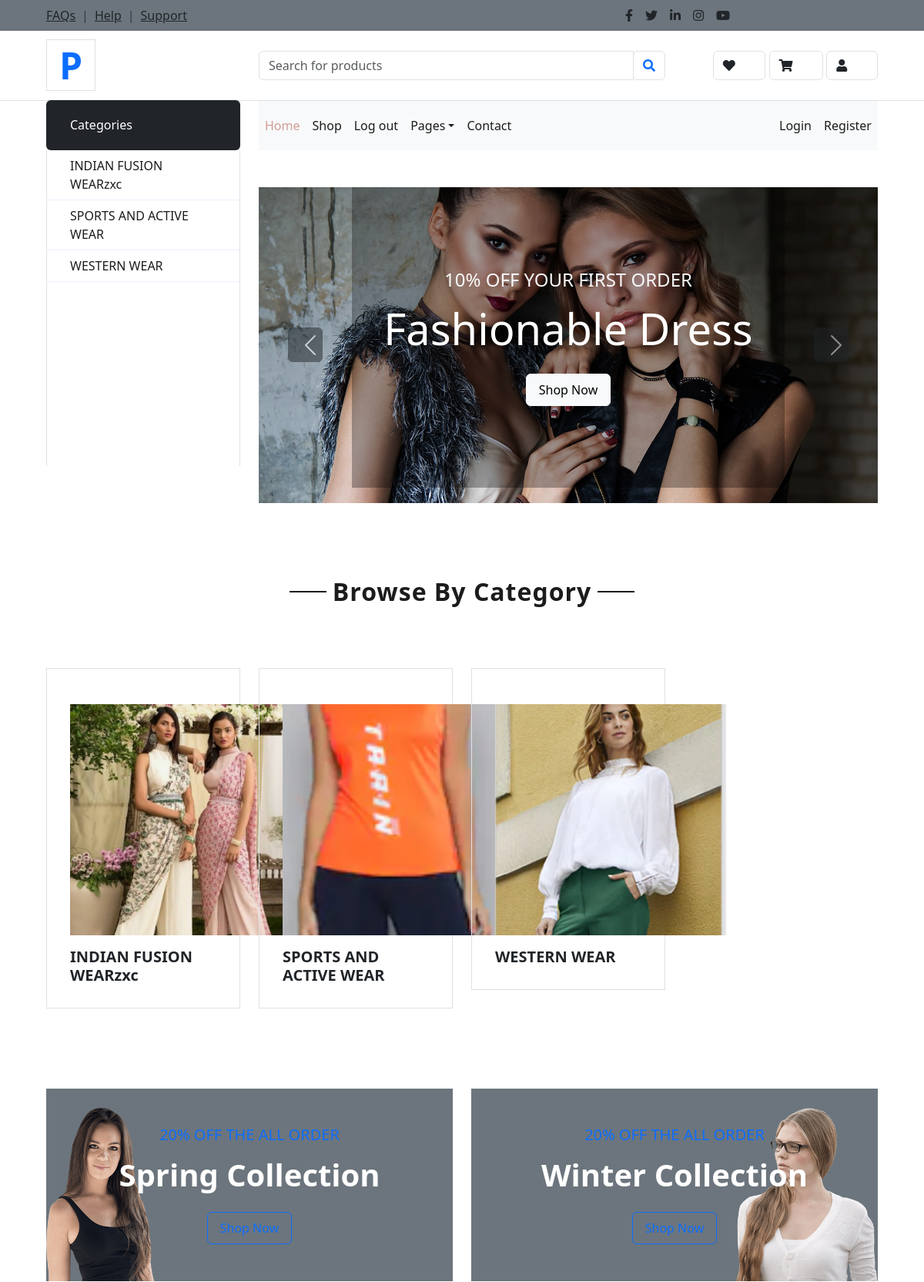
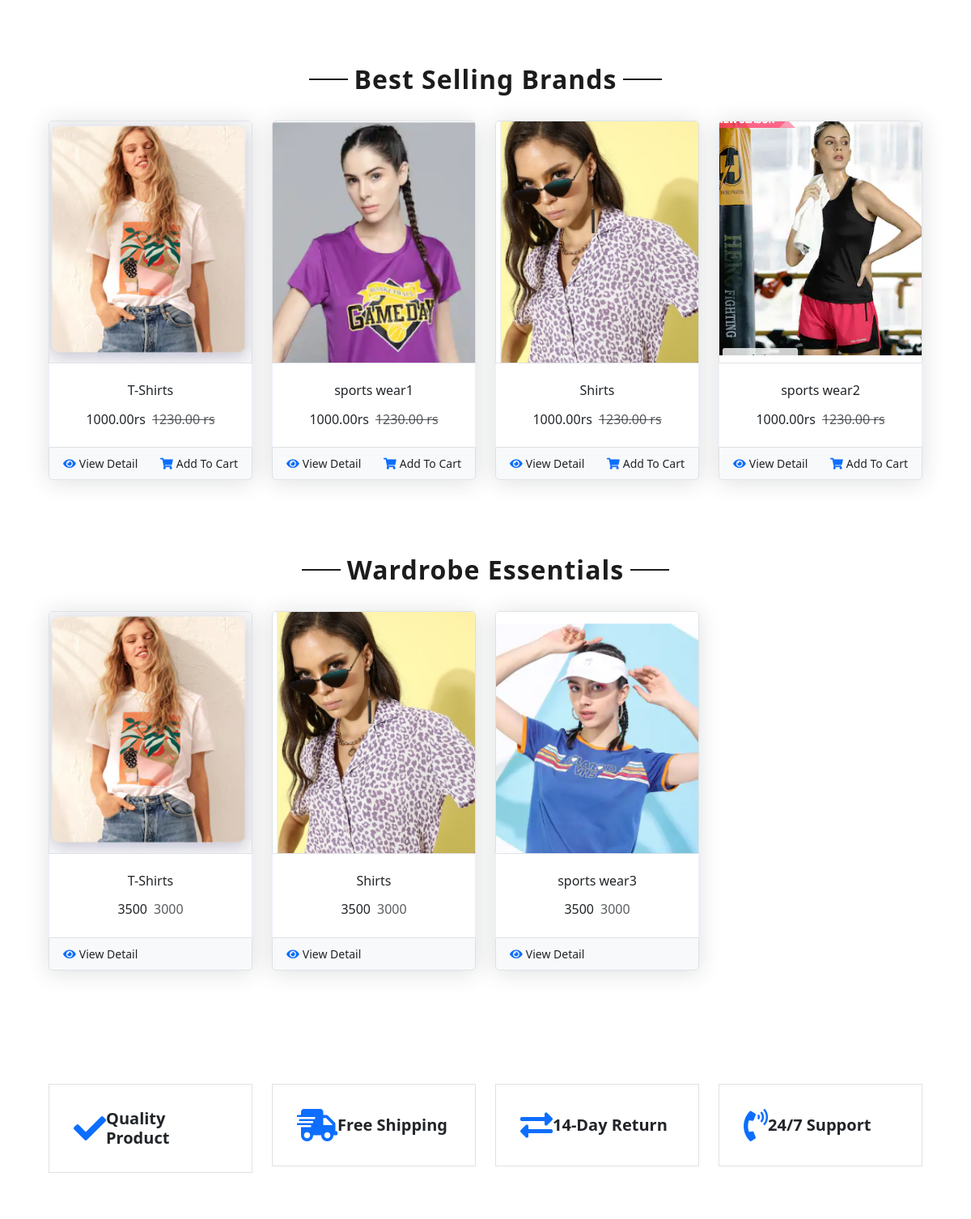
The page /home_before/ (upper part) on the database its author committed (2 pictures, top to bottom).
### app1/models.py (models this page shows, shortened)
class category(models.Model):
    id = models.AutoField(primary_key=True)
    name = models.CharField(max_length=100)
    category_image = models.ImageField(upload_to='category',default='default_image.jpg')

class Product(models.Model):
    VARIANTS = (('None','None'),('Size','Size'),('Color','Color'),('Size-Color','Size-Color'))
    id = models.AutoField(primary_key=True)
    name = models.CharField(max_length=100)
    brand = models.CharField(max_length=100)
    category = models.ForeignKey(category,on_delete=models.CASCADE)
    description = models.TextField()
    sales_count = models.PositiveIntegerField(default=0)
    wardrobe_essential = models.BooleanField(default=False)
    image = models.ImageField(blank=True, upload_to='images/')

### app1/views.py (the view)
# urls.py: path('home_before/', views.home_before, name='home_before'),
def home_before(request):
    categories = category.objects.all()
    best_selling_products = Product.objects.order_by('-sales_count')[:4]
    wardrobe_essentials = Product.objects.filter(wardrobe_essential=True)[:4]
    return render(request, 'home_before.html', {'categories': categories, 'best_selling_products': best_selling_products,
       'wardrobe_essentials': wardrobe_essentials})

### app1/templates/home_before.html (shortened to what this page needs)
{% extends 'user_home.html' %}
{% load static %}
{% block content%}
<div class="container-fluid offer pt-5">
    <div class="row px-xl-5">
        <div class="col-md-6 pb-4">
            <div class="position-relative bg-secondary text-center text-md-right text-white mb-2 py-5 px-5">
                <img src="img/offer-1.png" alt="">
                <div class="position-relative" style="z-index: 1;">
                    <h5 class="text-uppercase text-primary mb-3">20% off the all order</h5>
                    <h1 class="mb-4 font-weight-semi-bold">Spring Collection</h1>
                    <a href="" class="btn btn-outline-primary py-md-2 px-md-3">Shop Now</a>
                </div>
            </div>
        </div>
        <div class="col-md-6 pb-4">
            <div class="position-relative bg-secondary text-center text-md-left text-white mb-2 py-5 px-5">
                <img src="img/offer-2.png" alt="">
                <div class="position-relative" style="z-index: 1;">
                    <h5 class="text-uppercase text-primary mb-3">20% off the all order</h5>
                    <h1 class="mb-4 font-weight-semi-bold">Winter Collection</h1>
                    <a href="" class="btn btn-outline-primary py-md-2 px-md-3">Shop Now</a>
                </div>
            </div>
        </div>
    </div>
</div>
<div class="container-fluid pt-5">
    <div class="text-center mb-4">
        <h2 class="section-title px-5"><span class="px-2">Best Selling Brands</span></h2>
    </div>
    <div class="row px-xl-5 pb-3">
        {% for product in best_selling_products %}
        <div class="col-lg-3 col-md-6 col-sm-12 pb-1">
            <div class="card product-item border-0 mb-4">
                <div class="card-header product-img position-relative overflow-hidden bg-transparent border p-0">
                    <img class="img-fluid w-100" src="{{ product.image.url }}" alt="">
                </div>
                <div class="card-body border-left border-right text-center p-0 pt-4 pb-3">
                    <h6 class="text-truncate mb-3">{{ product.name }}</h6>
                    <div class="d-flex justify-content-center">
                        <h6>1000.00rs </h6><h6 class="text-muted ml-2"><del>1230.00 rs</del></h6>
                    </div>
                </div>
                <div class="card-footer d-flex justify-content-between bg-light border">
                    <a href="{% url 'product_detail' product.id %}" class="btn btn-sm text-dark p-0"><i class="fas fa-eye text-primary mr-1"></i>View Detail</a>
                    <a href="" class="btn btn-sm text-dark p-0"><i class="fas fa-shopping-cart text-primary mr-1"></i>Add To Cart</a>
                </div>
            </div>
        </div>
        {% endfor %}
    </div>
</div>
    <div class="container-fluid pt-5">
    <div class="text-center mb-4">
        <h2 class="section-title px-5"><span class="px-2">Wardrobe Essentials</span></h2>
    </div>
    <div class="row px-xl-5 pb-3">
        {% for product in wardrobe_essentials %}
        <div class="col-lg-3 col-md-6 col-sm-12 pb-1">
            <div class="card product-item border-0 mb-4">
                <div class="card-header product-img position-relative overflow-hidden bg-transparent border p-0">
                    <img class="img-fluid w-100" src="{{ product.image.url }}" alt="{{ product.name }}">
                </div>
                <div class="card-body border-left border-right text-center p-0 pt-4 pb-3">
                    <h6 class="text-truncate mb-3">{{ product.name }}</h6>
                    <div class="d-flex justify-content-center">
                        <h6>3500{{ product.price }}</h6><h6 class="text-muted ml-2">3000{{ variant.price }}</h6>
                    </div>
                </div>
                <div class="card-footer d-flex justify-content-between bg-light border">
                    <a href="{% url 'product_detail' product.id %}" class="btn btn-sm text-dark p-0">
                        <i class="fas fa-eye text-primary mr-1"></i>View Detail
                    </a>
                </div>
            </div>
        </div>
        {% endfor %}
    </div>
</div>
{% endblock content%}

### app1/templates/user_home.html (shortened to what this page needs)
<!DOCTYPE html>
<html lang="en">
  {% load static %}
<head>
    <link href="https://cdnjs.cloudflare.com/ajax/libs/font-awesome/5.10.0/css/all.min.css" rel="stylesheet">
    <link href="lib/owlcarousel/assets/owl.carousel.min.css" rel="stylesheet">
    <link href="{% static 'app/css/style.min.css' %}" rel="stylesheet">
    <link href="{% static 'app/css/style.css' %}" rel="stylesheet">
    <link href="https://cdn.jsdelivr.net/npm/bootstrap@5.3.0/dist/css/bootstrap.min.css" rel="stylesheet">
</head>
<body>
    <div class="container-fluid">
        <div class="row bg-secondary py-2 px-xl-5">
            <div class="col-lg-6 d-none d-lg-block">
                <div class="d-inline-flex align-items-center">
                    <a class="text-dark" href="">FAQs</a>
                    <span class="text-muted px-2">|</span>
                    <a class="text-dark" href="">Help</a>
                    <span class="text-muted px-2">|</span>
                    <a class="text-dark" href="">Support</a>
                </div>
            </div>
            <div class="col-lg-6 text-center text-lg-right">
                <div class="d-inline-flex align-items-center">
                    <a class="text-dark px-2" href="">
                        <i class="fab fa-facebook-f"></i>
                    </a>
                    <a class="text-dark px-2" href="">
                        <i class="fab fa-twitter"></i>
                    </a>
                    <a class="text-dark px-2" href="">
                        <i class="fab fa-linkedin-in"></i>
                    </a>
                    <a class="text-dark px-2" href="">
                        <i class="fab fa-instagram"></i>
                    </a>
                    <a class="text-dark pl-2" href="">
                        <i class="fab fa-youtube"></i>
                    </a>
                </div>
            </div>
        </div>
        <div class="row align-items-center py-3 px-xl-5">
            <div class="col-lg-3 d-none d-lg-block">
                <a href="" class="text-decoration-none">
                    <h1 class="m-0 display-5 font-weight-semi-bold"><span class="text-primary font-weight-bold border px-3 mr-1">P</span></h1>
                </a>
            </div>
            <div class="col-lg-6 col-6 text-left">
                <form action="">
                    <div class="input-group">
                        <input type="text" class="form-control" placeholder="Search for products">
                        <div class="input-group-append">
                            <span class="input-group-text bg-transparent text-primary">
                                <i class="fa fa-search"></i>
                            </span>
                        </div>
                    </div>
                </form>
            </div>
            <div class="col-lg-3 col-6 text-right">
                <a href="" class="btn border">
                    <i class="fas fa-heart "></i>
                    <span class="badge">0</span>
                </a>
                <a href="" class="btn border">
                    <i class="fas fa-shopping-cart "></i>
                    <span class="badge">0</span>
                </a>
                <a href="{% url 'user_profile' %}" class="btn border">
                    <i class="fa fa-user" aria-hidden="true"></i>
                    <span class="badge">0</span>
                </a>
            </div>
        </div>
    </div>
    {% block nav%}
<div class="container-fluid mb-5">
    <div class="row border-top px-xl-5">
        <div class="col-lg-3 d-none d-lg-block">
            <a class="btn shadow-none d-flex align-items-center justify-content-between bg-dark text-white w-100" data-toggle="collapse" href="#navbar-vertical" style="height: 65px; margin-top: -1px; padding: 0 30px;">
                <h6 class="m-0">Categories</h6>
                <i class="fa fa-angle-down text-dark"></i>
            </a>
            <nav class="collapse show navbar navbar-vertical navbar-light align-items-start p-0 border border-top-0 border-bottom-0" id="navbar-vertical">
                <div class="navbar-nav w-100 overflow-hidden" style="height: 410px">
                    {% for category in categories %}
                        <div >
                            <a href="#" class="nav-link" >{{ category.name }} </a>
                        </div>
                    {% endfor %}
                </div>
            </nav>
        </div>
        <div class="col-lg-9">
            <nav class="navbar navbar-expand-lg bg-light navbar-light py-3 py-lg-0 px-0">
                <div class="collapse navbar-collapse justify-content-between" id="navbarCollapse">
                    <div class="navbar-nav mr-auto py-0">
                        <a href="{% url 'userhome' %}" class="nav-item nav-link active">Home</a>
                        <a href="{% url 'shop' %}" class="nav-item nav-link">Shop</a>
                        <a class="nav-item nav-link" href="{% url 'logout' %}">Log out</a>
                        <div class="nav-item dropdown">
                            <a href="#" class="nav-link dropdown-toggle" data-toggle="dropdown">Pages</a>
                        </div>
                        <a href="contact.html" class="nav-item nav-link">Contact</a>
                    </div>
                    <div class="navbar-nav ml-auto py-0">
                        <a href="{% url 'user_login' %}" class="nav-item nav-link">Login</a>
                        <a href="{% url 'signup' %}" class="nav-item nav-link">Register</a>
                    </div>
                </div>
            </nav>
            {% endblock nav%}
            {% block main-content%}
<div id="header-carousel" class="carousel slide mt-5" data-ride="carousel">
    <div class="carousel-inner">
        <div class="carousel-item active" style="height: 410px;">
            <img class="img-fluid" src="{% static "app/img/product/carousel-1.jpg"%}" alt="Image">
            <div class="carousel-caption d-flex flex-column align-items-center justify-content-center">
                <div class="p-3" style="max-width: 700px;">
                    <h4 class="text-light text-uppercase font-weight-medium mb-3">10% Off Your First Order</h4>
                    <h3 class="display-4 text-white font-weight-semi-bold mb-4">Fashionable Dress</h3>
                    <a href="" class="btn btn-light py-2 px-3">Shop Now</a>
                </div>
            </div>
        </div>
    </div>
    <a class="carousel-control-prev" href="#header-carousel" data-slide="prev">
        <div class="btn btn-dark" style="width: 45px; height: 45px;">
            <span class="carousel-control-prev-icon mb-n2"></span>
        </div>
    </a>
    <a class="carousel-control-next" href="#header-carousel" data-slide="next">
        <div class="btn btn-dark" style="width: 45px; height: 45px;">
            <span class="carousel-control-next-icon mb-n2"></span>
        </div>
    </a>
</div>
</div>
</div>
</div>
    <div class="text-center mb-4">
        <br>
        <br>
        <h2 class="section-title px-5"><span class="px-2">Browse By Category</span></h2>
    </div>
<div class="container-fluid pt-5">
    <div class="row px-xl-5 pb-3">
        {% for category in categories %}
        <div class="col-lg-3 col-md-3 pb-3">
            <div class="cat-item d-flex flex-column border mb-4" style="padding: 30px;">
                <a href="{% url 'user_product' category.id %}" class="cat-img position-relative overflow-hidden mb-3" style="height: 300px; width: 300px;">
                    <img class="img-fluid" src="{{ category.category_image.url }}" alt="" style="height: 100%; width: 100%; object-fit: cover;">
                </a>
                <h5 class="font-weight-semi-bold m-0">{{ category.name }}</h5>
            </div>
        </div>
        {% endfor %}
    </div>
</div>
    {% endblock main-content%}
    {% block content%}{% endblock content%}
    <br>
    <br>
     <div class="container-fluid pt-5">
        <div class="row px-xl-5 pb-3">
            <div class="col-lg-3 col-md-6 col-sm-12 pb-1">
                <div class="d-flex align-items-center border mb-4" style="padding: 30px;">
                    <h1 class="fa fa-check text-primary m-0 mr-3"></h1>
                    <h5 class="font-weight-semi-bold m-0">Quality Product</h5>
                </div>
            </div>
            <div class="col-lg-3 col-md-6 col-sm-12 pb-1">
                <div class="d-flex align-items-center border mb-4" style="padding: 30px;">
                    <h1 class="fa fa-shipping-fast text-primary m-0 mr-2"></h1>
                    <h5 class="font-weight-semi-bold m-0">Free Shipping</h5>
                </div>
            </div>
            <div class="col-lg-3 col-md-6 col-sm-12 pb-1">
                <div class="d-flex align-items-center border mb-4" style="padding: 30px;">
                    <h1 class="fas fa-exchange-alt text-primary m-0 mr-3"></h1>
                    <h5 class="font-weight-semi-bold m-0">14-Day Return</h5>
                </div>
            </div>
            <div class="col-lg-3 col-md-6 col-sm-12 pb-1">
                <div class="d-flex align-items-center border mb-4" style="padding: 30px;">
                    <h1 class="fa fa-phone-volume text-primary m-0 mr-3"></h1>
                    <h5 class="font-weight-semi-bold m-0">24/7 Support</h5>
                </div>
            </div>
        </div>
    </div>
</body>
</html>

### rows shown on the page
category: name "INDIAN FUSION WEARzxc", category_image (picture)
category: name "SPORTS AND ACTIVE WEAR", category_image (picture)
category: name "WESTERN WEAR", category_image (picture)
Product: image (picture), name "T-Shirts"
Product: image (picture), name "sports wear1"
Product: image (picture), name "Shirts"
Product: image (picture), name "sports wear2"
Product: image (picture), name "sports wear3"
